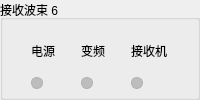
                <widget class="QGroupBox" name="gbRxBeamDevice6">
                 <property name="title">
                  <string>接收波束 6</string>
                 </property>
                 <layout class="QGridLayout" name="layoutRxBeamDevice6">
                  <property name="leftMargin">
                   <number>8</number>
                  </property>
                  <property name="topMargin">
                   <number>10</number>
                  </property>
                  <property name="rightMargin">
                   <number>8</number>
                  </property>
                  <property name="bottomMargin">
                   <number>8</number>
                  </property>
                  <property name="spacing">
                   <number>6</number>
                  </property>
                  <item row="0" column="0">
                   <widget class="QLabel" name="lblRxBeam6Power">
                    <property name="text">
                     <string>电源</string>
                    </property>
                    <property name="alignment">
                     <set>Qt::AlignCenter</set>
                    </property>
                   </widget>
                  </item>
                  <item row="1" column="0">
                   <widget class="QLabel" name="ledRxBeam6Power">
                    <property name="minimumSize">
                     <size>
                      <width>12</width>
                      <height>12</height>
                     </size>
                    </property>
                    <property name="maximumSize">
                     <size>
                      <width>12</width>
                      <height>12</height>
                     </size>
                    </property>
                    <property name="styleSheet">
                     <string notr="true">background:#BDBDBD;border:1px solid #AFAFAF;border-radius:6px;</string>
                    </property>
                    <property name="text">
                     <string/>
                    </property>
                   </widget>
                  </item>
                  <item row="0" column="1">
                   <widget class="QLabel" name="lblRxBeam6Converter">
                    <property name="text">
                     <string>变频</string>
                    </property>
                    <property name="alignment">
                     <set>Qt::AlignCenter</set>
                    </property>
                   </widget>
                  </item>
                  <item row="1" column="1">
                   <widget class="QLabel" name="ledRxBeam6Converter">
                    <property name="minimumSize">
                     <size>
                      <width>12</width>
                      <height>12</height>
                     </size>
                    </property>
                    <property name="maximumSize">
                     <size>
                      <width>12</width>
                      <height>12</height>
                     </size>
                    </property>
                    <property name="styleSheet">
                     <string notr="true">background:#BDBDBD;border:1px solid #AFAFAF;border-radius:6px;</string>
                    </property>
                    <property name="text">
                     <string/>
                    </property>
                   </widget>
                  </item>
                  <item row="0" column="2">
                   <widget class="QLabel" name="lblRxBeam6Receiver">
                    <property name="text">
                     <string>接收机</string>
                    </property>
                    <property name="alignment">
                     <set>Qt::AlignCenter</set>
                    </property>
                   </widget>
                  </item>
                  <item row="1" column="2">
                   <widget class="QLabel" name="ledRxBeam6Receiver">
                    <property name="minimumSize">
                     <size>
                      <width>12</width>
                      <height>12</height>
                     </size>
                    </property>
                    <property name="maximumSize">
                     <size>
                      <width>12</width>
                      <height>12</height>
                     </size>
                    </property>
                    <property name="styleSheet">
                     <string notr="true">background:#BDBDBD;border:1px solid #AFAFAF;border-radius:6px;</string>
                    </property>
                    <property name="text">
                     <string/>
                    </property>
                   </widget>
                  </item>
                 </layout>
                </widget>
